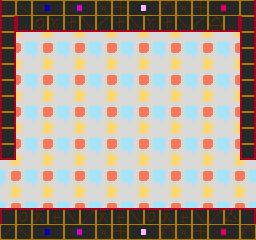

A level layout from a 2D game, rendered from its tile map. Below: a short description, then the map file with its tile-grid data intact:
An orthogonal 16x15 tile map with 16x16 px tiles, 2 tile layers (back, front), 2 tilesets and 3 objects (CornerStone).

<map version="1.0" orientation="orthogonal" width="16" height="15" tilewidth="16" tileheight="16">
 <tileset firstgid="1" name="tiles1" tilewidth="16" tileheight="16">
  <image source="../tiles0.gif" trans="ff00ff" width="256" height="256" />
 </tileset>
 <tileset firstgid="257" name="tiles2" tilewidth="16" tileheight="16">
  <image source="../tiles2.gif" trans="ff00ff" width="256" height="256" />
 </tileset>
 <layer name="back" width="16" height="15">
  <data encoding="csv">
129,130,129,130,129,130,129,130,129,130,129,130,129,130,129,130,
145,146,145,146,145,146,145,146,145,146,145,146,145,146,145,146,
129,130,129,130,129,130,129,130,129,130,129,130,129,130,129,130,
145,146,145,146,145,146,145,146,145,146,145,146,145,146,145,146,
129,130,129,130,129,130,129,130,129,130,129,130,129,130,129,130,
145,146,145,146,145,146,145,146,145,146,145,146,145,146,145,146,
129,130,129,130,129,130,129,130,129,130,129,130,129,130,129,130,
145,146,145,146,145,146,145,146,145,146,145,146,145,146,145,146,
129,130,129,130,129,130,129,130,129,130,129,130,129,130,129,130,
145,146,145,146,145,146,145,146,145,146,145,146,145,146,145,146,
129,130,129,130,129,130,129,130,129,130,129,130,129,130,129,130,
145,146,145,146,145,146,145,146,145,146,145,146,145,146,145,146,
129,130,129,130,129,130,129,130,129,130,129,130,129,130,129,130,
145,146,145,146,145,146,145,146,145,146,145,146,145,146,145,146,
129,130,129,130,129,130,129,130,129,130,129,130,129,130,129,130
</data>
 </layer>
 <layer name="front" width="16" height="15">
  <data encoding="csv">
97,99,67,68,87,88,115,116,85,86,119,115,116,81,82,120,
184,17,18,19,20,21,22,20,21,19,20,21,22,23,24,184,
168,0,0,0,0,0,0,0,0,0,0,0,0,0,0,168,
184,0,0,0,0,0,0,0,0,0,0,0,0,0,0,184,
168,0,0,0,0,0,0,0,0,0,0,0,0,0,0,168,
184,0,0,0,0,0,0,0,0,0,0,0,0,0,0,184,
168,0,0,0,0,0,0,0,0,0,0,0,0,0,0,168,
184,0,0,0,0,0,0,0,0,0,0,0,0,0,0,184,
168,0,0,0,0,0,0,0,0,0,0,0,0,0,0,168,
136,0,0,0,0,0,0,0,0,0,0,0,0,0,0,136,
0,0,0,0,0,0,0,0,0,0,0,0,0,0,0,0,
0,0,0,0,0,0,0,0,0,0,0,0,0,0,0,0,
0,0,0,0,0,0,0,0,0,0,0,0,0,0,0,0,
33,34,35,36,37,38,35,36,37,34,35,36,37,38,39,40,
98,99,67,68,87,88,115,116,85,86,119,115,116,81,82,119
</data>
 </layer>
 <objectgroup name="lines" width="16" height="15">
  <properties>
   <property name="rarity" value="0" />
   <property name="tags" value="[&quot;exit&quot;]" />
  </properties>
  <object x="256" y="208">
   <polyline points="0,0 -256,0" />
  </object>
  <object x="0" y="32">
   <polyline points="0,0 0,128 16,128 16,0 240,0 240,128 256,128 256,0" />
  </object>
 </objectgroup>
 <objectgroup name="objects" width="16" height="15">
  <object name="CornerStone" gid="232" x="128" y="160" />
 </objectgroup>
</map>
